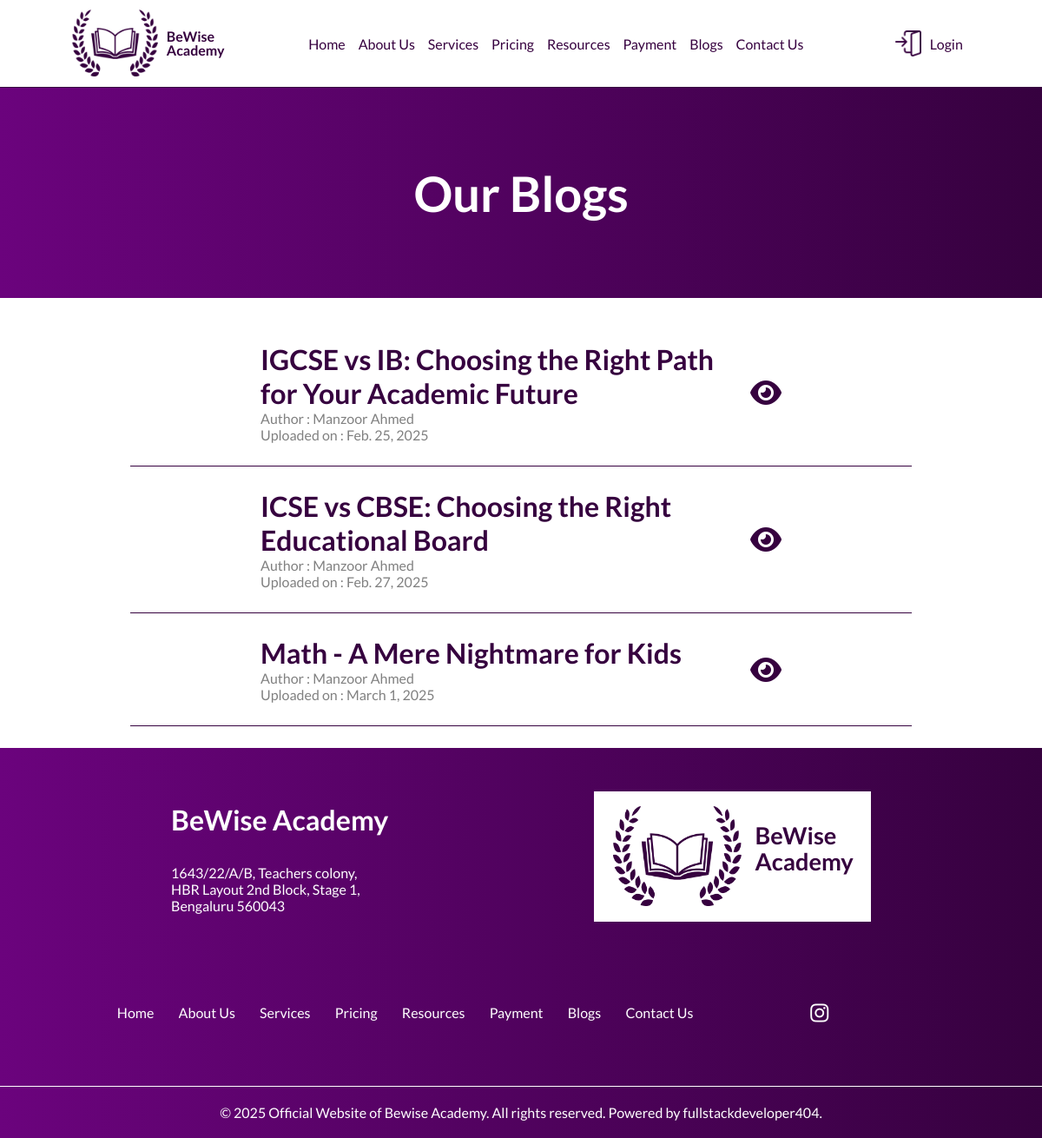
Screenshot of /blogs with the database file from the repository.
### tutor/models.py (models this page shows, shortened)
class Blogs(models.Model):
    bid = models.UUIDField(
        primary_key=True,
        default=uuid.uuid4,
        editable=False)
    blogTitle = models.CharField(max_length=100)
    blogAuthor = models.CharField(max_length=50)
    blogUploadDate = models.DateField(default=datetime.date.today)
    blogImage = models.ImageField(upload_to="media/blogs/", height_field=None, width_field=None, max_length=1000)
    blogPara = models.TextField()

### tutor/views.py (the view, shortened to what this page needs)
# urls.py: path('blogs',BlogListView.as_view(),name='blogList'),
class BlogListView(ListView):
    model = Blogs
    template_name = "blogList.html"
    context_object_name = 'blogs'

### templates/blogList.html (shortened to what this page needs)
<!DOCTYPE html>
{% extends 'base.html' %}
{% load static %}
    {% block extrahead %}
    <link rel="stylesheet" href="{% static './static/css/blogList.css' %}">
    {% endblock %}
    {% block content %}
    <div class="main-body">
        <div class="header">
            <h1>Our Blogs</h1>
        </div>
        <div class="blog-list">
            {% for i in object_list %}
            <div class="blog">
                <p><span><b>{{i.blogTitle}}</b></span><br>Author : {{i.blogAuthor }}<br>Uploaded on : {{i.blogUploadDate }}</p>
                <br>
                <div class="tooltipt">
                    <a href="{% url 'blogDetail' i.bid  %}"><i class="fa-solid fa-eye" style="color: #36013f;"></i></a>
                </div>
            </div>
            {% endfor %}
        </div>
    </div>
    {% endblock content %}

### static/css/base.css (style rules this page uses)
:root { --font: 'Lato', sans-serif; }
body { margin: 0; font-family: var(--font); }
.header { width: 100%; margin: 0; color: white; background: rgb(107, 3, 125); background: linear-gradient(90deg, rgba(107, 3, 125, 1) 0%, rgba(54, 1, 63, 1) 100%); padding: 50px 0; text-align: center; font-weight: 900; }
.tooltipt { position: relative !important; }
@media screen and (min-width: 1024px) { .header h1 { font-size: 3.5rem; } }

### static/css/blogList.css (style rules this page uses)
.blog-list { display: flex; align-items: center; flex-direction: column; margin: 25px 0; }
.blog { display: flex; flex-direction: row; align-items: center; justify-content: space-between; border-bottom: 1px solid #36013F; }
.blog p { color: gray; }
.blog span { color: #36013F; }
.blog i { cursor: pointer; }
@media screen and (min-width: 1024px) { .blog { width: 50%; padding: 10px 150px; } }
@media screen and (min-width: 1024px) { .blog span, .blog i { font-size: 2rem; } }

### rows the page displays
Blogs: blogTitle "IGCSE vs IB: Choosing the Right Path for Your Academic Future", blogAuthor "Manzoor Ahmed", blogUploadDate "Feb. 25, 2025"
Blogs: blogTitle "ICSE vs CBSE: Choosing the Right Educational Board", blogAuthor "Manzoor Ahmed", blogUploadDate "Feb. 27, 2025"
Blogs: blogTitle "Math - A Mere Nightmare for Kids", blogAuthor "Manzoor Ahmed", blogUploadDate "March 1, 2025"
